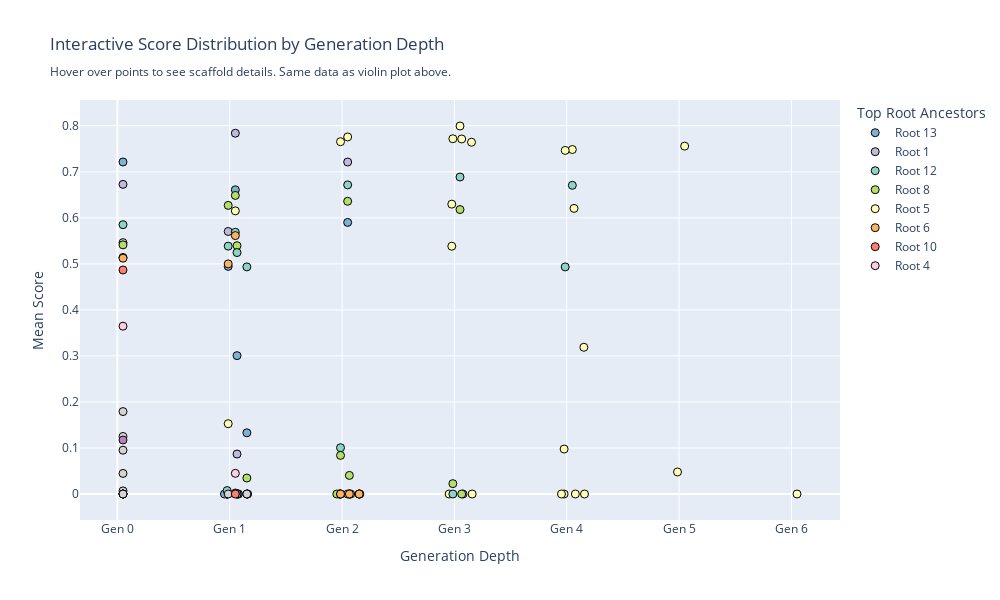

The code cell stored with this chart in its notebook:
### Code cell
# Violin plot with matplotlib + plotly overlay - CONFIGURABLE PARAMETERS
VIOLIN_WIDTH = 16             # Plot width
VIOLIN_HEIGHT = 10            # Plot height  
SCATTER_SIZE = 30             # Size of scatter points
SCATTER_ALPHA = 0.8           # Transparency of scatter points
JITTER_STRENGTH = 0.1         # Amount of horizontal jitter for scatter points
VIOLIN_ALPHA = 0.6            # Transparency of violin plots

# Create matplotlib violin plot (looks better)
fig_mpl, ax_mpl = plt.subplots(1, 1, figsize=(VIOLIN_WIDTH, VIOLIN_HEIGHT))

# Create violin plot with matplotlib
violin_data_by_gen = [plot_df[plot_df['generation'] == gen]['score'].values 
                      for gen in sorted(plot_df['generation'].unique())]
positions = list(sorted(plot_df['generation'].unique()))

parts = ax_mpl.violinplot(violin_data_by_gen, positions=positions, 
                         widths=0.7, showmeans=True, showmedians=True)

# Color the violin plots
for pc in parts['bodies']:
    pc.set_facecolor('lightblue')
    pc.set_alpha(VIOLIN_ALPHA)

# Add scatter plot overlay with jitter
np.random.seed(42)  # For reproducible jitter
for gen in sorted(plot_df['generation'].unique()):
    gen_data = plot_df[plot_df['generation'] == gen]
    
    for root in gen_data['root'].unique():
        root_data = gen_data[gen_data['root'] == root]
        
        # Get color for this root (from earlier color mapping)
        if root in root_colors:
            color = root_colors[root]
        else:
            color = 'lightgray'
        
        # Add jitter to x-position
        x_jitter = np.random.normal(gen, JITTER_STRENGTH, len(root_data))
        
        ax_mpl.scatter(x_jitter, root_data['score'], 
                      color=color, 
                      alpha=SCATTER_ALPHA, 
                      s=SCATTER_SIZE, 
                      label=f'Root {root}' if gen == 0 and root in top_roots[:8] else '',
                      edgecolors='black', 
                      linewidth=0.5)

# Formatting matplotlib plot
ax_mpl.set_xlabel('Generation Depth', fontsize=14)
ax_mpl.set_ylabel('Score', fontsize=14)
ax_mpl.set_title('Score Distribution by Generation Depth\n(Violin plots + scatter colored by root ancestor)', 
                fontsize=16, fontweight='bold')

# Set x-axis ticks
generations = sorted(plot_df['generation'].unique())
ax_mpl.set_xticks(generations)
ax_mpl.set_xticklabels([f'Gen {g}' for g in generations])
ax_mpl.grid(True, alpha=0.3)

# Create legend for top roots only
legend_elements = []
for root in top_roots[:8]:
    legend_elements.append(plt.Line2D([0], [0], marker='o', color='w', 
                                     markerfacecolor=root_colors[root], 
                                     markersize=8, label=f'Root {root}'))

ax_mpl.legend(handles=legend_elements, loc='upper right', fontsize=10, 
             title='Top Root Ancestors', title_fontsize=12)

plt.tight_layout()
plt.show()

# Now create a plotly version for hover interactivity
fig_plotly = go.Figure()

# Add scatter points with hover for each generation/root combination
for gen in sorted(plot_df['generation'].unique()):
    gen_data = plot_df[plot_df['generation'] == gen]
    
    for root in gen_data['root'].unique():
        root_data = gen_data[gen_data['root'] == root]
        
        # Get color for this root
        if root in plotly_root_colors:
            color = plotly_root_colors[root]
        else:
            color = 'lightgray'
        
        # Add jitter to x-position (same seed for consistency)
        np.random.seed(42)
        x_jitter = np.random.normal(gen, JITTER_STRENGTH, len(root_data))
        
        # Create hover text
        hover_text = [f"Scaffold: {row['scaffold_id']}<br>"
                     f"Score: {row['score']:.4f}<br>"
                     f"Root: {row['root']}<br>"
                     f"Generation: {row['generation']}"
                     for _, row in root_data.iterrows()]
        
        show_in_legend = bool(gen == 0 and root in top_roots[:8])
        
        fig_plotly.add_trace(go.Scatter(
            x=x_jitter,
            y=root_data['score'],
            mode='markers',
            marker=dict(
                color=color,
                size=8,
                line=dict(width=1, color='black')
            ),
            name=f'Root {root}' if show_in_legend else '',
            hovertext=hover_text,
            hoverinfo='text',
            showlegend=show_in_legend
        ))

fig_plotly.update_layout(
    title='Interactive Score Distribution by Generation Depth<br><sub>Hover over points to see scaffold details. Same data as violin plot above.</sub>',
    xaxis_title='Generation Depth',
    yaxis_title='Mean Score',
    width=1000,
    height=600,
    showlegend=True,
    legend=dict(title='Top Root Ancestors'),
    xaxis=dict(tickmode='array', 
               tickvals=generations, 
               ticktext=[f'Gen {g}' for g in generations])
)

fig_plotly.show()

# Print statistics by generation
print("\nScore statistics by generation:")
generation_stats = plot_df.groupby('generation')['score'].agg(['count', 'mean', 'std', 'min', 'max'])
print(generation_stats)

### Figure 1 — Plotly figure (JSON) as saved in the notebook; plotly's stock layout.template omitted (floating-point values rounded to 4 significant figures)
{"data": [{"hoverinfo": "text", "hovertext": ["Scaffold: 13<br>Score: 0.7214<br>Root: 13<br>Generation: 0"], "marker": {"color": "rgb(128,177,211)", "line": {"color": "black", "width": 1}, "size": 8}, "mode": "markers", "name": "Root 13", "showlegend": true, "type": "scatter", "x": [0.04967], "y": [0.7214]}, {"hoverinfo": "text", "hovertext": ["Scaffold: 1<br>Score: 0.6728<br>Root: 1<br>Generation: 0"], "marker": {"color": "rgb(190,186,218)", "line": {"color": "black", "width": 1}, "size": 8}, "mode": "markers", "name": "Root 1", "showlegend": true, "type": "scatter", "x": [0.04967], "y": [0.6728]}, {"hoverinfo": "text", "hovertext": ["Scaffold: 12<br>Score: 0.5852<br>Root: 12<br>Generation: 0"], "marker": {"color": "rgb(141,211,199)", "line": {"color": "black", "width": 1}, "size": 8}, "mode": "markers", "name": "Root 12", "showlegend": true, "type": "scatter", "x": [0.04967], "y": [0.5852]}, {"hoverinfo": "text", "hovertext": ["Scaffold: 11<br>Score: 0.5462<br>Root: 11<br>Generation: 0"], "marker": {"color": "lightgray", "line": {"color": "black", "width": 1}, "size": 8}, "mode": "markers", "name": "", "showlegend": false, "type": "scatter", "x": [0.04967], "y": [0.5462]}, {"hoverinfo": "text", "hovertext": ["Scaffold: 8<br>Score: 0.5414<br>Root: 8<br>Generation: 0"], "marker": {"color": "rgb(179,222,105)", "line": {"color": "black", "width": 1}, "size": 8}, "mode": "markers", "name": "Root 8", "showlegend": true, "type": "scatter", "x": [0.04967], "y": [0.5414]}, {"hoverinfo": "text", "hovertext": ["Scaffold: 5<br>Score: 0.5140<br>Root: 5<br>Generation: 0"], "marker": {"color": "rgb(255,255,179)", "line": {"color": "black", "width": 1}, "size": 8}, "mode": "markers", "name": "Root 5", "showlegend": true, "type": "scatter", "x": [0.04967], "y": [0.514]}, {"hoverinfo": "text", "hovertext": ["Scaffold: 6<br>Score: 0.5124<br>Root: 6<br>Generation: 0"], "marker": {"color": "rgb(253,180,98)", "line": {"color": "black", "width": 1}, "size": 8}, "mode": "markers", "name": "Root 6", "showlegend": true, "type": "scatter", "x": [0.04967], "y": [0.5124]}, {"hoverinfo": "text", "hovertext": ["Scaffold: 10<br>Score: 0.4868<br>Root: 10<br>Generation: 0"], "marker": {"color": "rgb(251,128,114)", "line": {"color": "black", "width": 1}, "size": 8}, "mode": "markers", "name": "Root 10", "showlegend": true, "type": "scatter", "x": [0.04967], "y": [0.4868]}, {"hoverinfo": "text", "hovertext": ["Scaffold: 4<br>Score: 0.3646<br>Root: 4<br>Generation: 0"], "marker": {"color": "rgb(252,205,229)", "line": {"color": "black", "width": 1}, "size": 8}, "mode": "markers", "name": "Root 4", "showlegend": true, "type": "scatter", "x": [0.04967], "y": [0.3646]}, {"hoverinfo": "text", "hovertext": ["Scaffold: 0<br>Score: 0.1791<br>Root: 0<br>Generation: 0"], "marker": {"color": "lightgray", "line": {"color": "black", "width": 1}, "size": 8}, "mode": "markers", "name": "", "showlegend": false, "type": "scatter", "x": [0.04967], "y": [0.1791]}, {"hoverinfo": "text", "hovertext": ["Scaffold: 7<br>Score: 0.1250<br>Root: 7<br>Generation: 0"], "marker": {"color": "rgb(217,217,217)", "line": {"color": "black", "width": 1}, "size": 8}, "mode": "markers", "name": "", "showlegend": false, "type": "scatter", "x": [0.04967], "y": [0.125]}, {"hoverinfo": "text", "hovertext": ["Scaffold: 18<br>Score: 0.1173<br>Root: 18<br>Generation: 0"], "marker": {"color": "rgb(188,128,189)", "line": {"color": "black", "width": 1}, "size": 8}, "mode": "markers", "name": "", "showlegend": false, "type": "scatter", "x": [0.04967], "y": [0.1173]}, {"hoverinfo": "text", "hovertext": ["Scaffold: 19<br>Score: 0.0952<br>Root: 19<br>Generation: 0"], "marker": {"color": "lightgray", "line": {"color": "black", "width": 1}, "size": 8}, "mode": "markers", "name": "", "showlegend": false, "type": "scatter", "x": [0.04967], "y": [0.09519]}, {"hoverinfo": "text", "hovertext": ["Scaffold: 17<br>Score: 0.0447<br>Root: 17<br>Generation: 0"], "marker": {"color": "lightgray", "line": {"color": "black", "width": 1}, "size": 8}, "mode": "markers", "name": "", "showlegend": false, "type": "scatter", "x": [0.04967], "y": [0.0447]}, {"hoverinfo": "text", "hovertext": ["Scaffold: 15<br>Score: 0.0067<br>Root: 15<br>Generation: 0"], "marker": {"color": "lightgray", "line": {"color": "black", "width": 1}, "size": 8}, "mode": "markers", "name": "", "showlegend": false, "type": "scatter", "x": [0.04967], "y": [0.00674]}, {"hoverinfo": "text", "hovertext": ["Scaffold: 9<br>Score: 0.0000<br>Root: 9<br>Generation: 0"], "marker": {"color": "lightgray", "line": {"color": "black", "width": 1}, "size": 8}, "mode": "markers", "name": "", "showlegend": false, "type": "scatter", "x": [0.04967], "y": [0.0]}, {"hoverinfo": "text", "hovertext": ["Scaffold: 14<br>Score: 0.0000<br>Root: 14<br>Generation: 0"], "marker": {"color": "lightgray", "line": {"color": "black", "width": 1}, "size": 8}, "mode": "markers", "name": "", "showlegend": false, "type": "scatter", "x": [0.04967], "y": [0.0]}, {"hoverinfo": "text", "hovertext": ["Scaffold: 16<br>Score: 0.0000<br>Root: 16<br>Generation: 0"], "marker": {"color": "lightgray", "line": {"color": "black", "width": 1}, "size": 8}, "mode": "markers", "name": "", "showlegend": false, "type": "scatter", "x": [0.04967], "y": [0.0]}, {"hoverinfo": "text", "hovertext": ["Scaffold: 2<br>Score: 0.0000<br>Root: 2<br>Generation: 0"], "marker": {"color": "lightgray", "line": {"color": "black", "width": 1}, "size": 8}, "mode": "markers", "name": "", "showlegend": false, "type": "scatter", "x": [0.04967], "y": [0.0]}, {"hoverinfo": "text", "hovertext": ["Scaffold: 3<br>Score: 0.0000<br>Root: 3<br>Generation: 0"], "marker": {"color": "lightgray", "line": {"color": "black", "width": 1}, "size": 8}, "mode": "markers", "name": "", "showlegend": false, "type": "scatter", "x": [0.04967], "y": [0.0]}, {"hoverinfo": "text", "hovertext": ["Scaffold: 1-6<br>Score: 0.7839<br>Root: 1<br>Generation: 1", "Scaffold: 1-5<br>Score: 0.5704<br>Root: 1<br>Generation: 1", "Scaffold: 1-7<br>Score: 0.0868<br>Root: 1<br>Generation: 1", "Scaffold: 1-4<br>Score: 0.0000<br>Root: 1<br>Generation: 1", "Scaffold: 1-2<br>Score: 0.0000<br>Root: 1<br>Generation: 1", "Scaffold: 1-3<br>Score: 0.0000<br>Root: 1<br>Generation: 1", "Scaffold: 1-0<br>Score: 0.0000<br>Root: 1<br>Generation: 1", "Scaffold: 1-1<br>Score: 0.0000<br>Root: 1<br>Generation: 1"], "marker": {"color": "rgb(190,186,218)", "line": {"color": "black", "width": 1}, "size": 8}, "mode": "markers", "name": "", "showlegend": false, "type": "scatter", "x": [1.05, 0.9862, 1.065, 1.152, 0.9766, 0.9766, 1.158, 1.077], "y": [0.7839, 0.5704, 0.08679, 0.0, 0.0, 0.0, 0.0, 0.0]}, {"hoverinfo": "text", "hovertext": ["Scaffold: 13-4<br>Score: 0.6610<br>Root: 13<br>Generation: 1", "Scaffold: 13-6<br>Score: 0.4945<br>Root: 13<br>Generation: 1", "Scaffold: 13-1<br>Score: 0.3006<br>Root: 13<br>Generation: 1", "Scaffold: 13-8<br>Score: 0.1330<br>Root: 13<br>Generation: 1", "Scaffold: 13-7<br>Score: 0.0000<br>Root: 13<br>Generation: 1", "Scaffold: 13-0<br>Score: 0.0000<br>Root: 13<br>Generation: 1", "Scaffold: 13-3<br>Score: 0.0000<br>Root: 13<br>Generation: 1", "Scaffold: 13-2<br>Score: 0.0000<br>Root: 13<br>Generation: 1", "Scaffold: 13-5<br>Score: 0.0000<br>Root: 13<br>Generation: 1"], "marker": {"color": "rgb(128,177,211)", "line": {"color": "black", "width": 1}, "size": 8}, "mode": "markers", "name": "", "showlegend": false, "type": "scatter", "x": [1.05, 0.9862, 1.065, 1.152, 0.9766, 0.9766, 1.158, 1.077, 0.9531], "y": [0.661, 0.4945, 0.3006, 0.133, 0.0, 0.0, 0.0, 0.0, 0.0]}, {"hoverinfo": "text", "hovertext": ["Scaffold: 8-0<br>Score: 0.6487<br>Root: 8<br>Generation: 1", "Scaffold: 8-3<br>Score: 0.6271<br>Root: 8<br>Generation: 1", "Scaffold: 8-2<br>Score: 0.5395<br>Root: 8<br>Generation: 1", "Scaffold: 8-1<br>Score: 0.0347<br>Root: 8<br>Generation: 1"], "marker": {"color": "rgb(179,222,105)", "line": {"color": "black", "width": 1}, "size": 8}, "mode": "markers", "name": "", "showlegend": false, "type": "scatter", "x": [1.05, 0.9862, 1.065, 1.152], "y": [0.6487, 0.6271, 0.5395, 0.03468]}, {"hoverinfo": "text", "hovertext": ["Scaffold: 5-1<br>Score: 0.6152<br>Root: 5<br>Generation: 1", "Scaffold: 5-0<br>Score: 0.1528<br>Root: 5<br>Generation: 1", "Scaffold: 5-2<br>Score: 0.0000<br>Root: 5<br>Generation: 1"], "marker": {"color": "rgb(255,255,179)", "line": {"color": "black", "width": 1}, "size": 8}, "mode": "markers", "name": "", "showlegend": false, "type": "scatter", "x": [1.05, 0.9862, 1.065], "y": [0.6152, 0.1528, 0.0]}, {"hoverinfo": "text", "hovertext": ["Scaffold: 12-0<br>Score: 0.5687<br>Root: 12<br>Generation: 1", "Scaffold: 12-4<br>Score: 0.5385<br>Root: 12<br>Generation: 1", "Scaffold: 12-3<br>Score: 0.5246<br>Root: 12<br>Generation: 1", "Scaffold: 12-2<br>Score: 0.4935<br>Root: 12<br>Generation: 1", "Scaffold: 12-1<br>Score: 0.0074<br>Root: 12<br>Generation: 1"], "marker": {"color": "rgb(141,211,199)", "line": {"color": "black", "width": 1}, "size": 8}, "mode": "markers", "name": "", "showlegend": false, "type": "scatter", "x": [1.05, 0.9862, 1.065, 1.152, 0.9766], "y": [0.5687, 0.5385, 0.5246, 0.4935, 0.007441]}, {"hoverinfo": "text", "hovertext": ["Scaffold: 6-1<br>Score: 0.5615<br>Root: 6<br>Generation: 1", "Scaffold: 6-0<br>Score: 0.5000<br>Root: 6<br>Generation: 1"], "marker": {"color": "rgb(253,180,98)", "line": {"color": "black", "width": 1}, "size": 8}, "mode": "markers", "name": "", "showlegend": false, "type": "scatter", "x": [1.05, 0.9862], "y": [0.5615, 0.5]}, {"hoverinfo": "text", "hovertext": ["Scaffold: 4-0<br>Score: 0.0449<br>Root: 4<br>Generation: 1"], "marker": {"color": "rgb(252,205,229)", "line": {"color": "black", "width": 1}, "size": 8}, "mode": "markers", "name": "", "showlegend": false, "type": "scatter", "x": [1.05], "y": [0.04488]}, {"hoverinfo": "text", "hovertext": ["Scaffold: 11-2<br>Score: 0.0021<br>Root: 11<br>Generation: 1", "Scaffold: 11-1<br>Score: 0.0000<br>Root: 11<br>Generation: 1", "Scaffold: 11-0<br>Score: 0.0000<br>Root: 11<br>Generation: 1", "Scaffold: 11-3<br>Score: 0.0000<br>Root: 11<br>Generation: 1"], "marker": {"color": "lightgray", "line": {"color": "black", "width": 1}, "size": 8}, "mode": "markers", "name": "", "showlegend": false, "type": "scatter", "x": [1.05, 0.9862, 1.065, 1.152], "y": [0.002139, 0.0, 0.0, 0.0]}, {"hoverinfo": "text", "hovertext": ["Scaffold: 0-0<br>Score: 0.0011<br>Root: 0<br>Generation: 1"], "marker": {"color": "lightgray", "line": {"color": "black", "width": 1}, "size": 8}, "mode": "markers", "name": "", "showlegend": false, "type": "scatter", "x": [1.05], "y": [0.00107]}, {"hoverinfo": "text", "hovertext": ["Scaffold: 10-0<br>Score: 0.0000<br>Root: 10<br>Generation: 1"], "marker": {"color": "rgb(251,128,114)", "line": {"color": "black", "width": 1}, "size": 8}, "mode": "markers", "name": "", "showlegend": false, "type": "scatter", "x": [1.05], "y": [0.0]}, {"hoverinfo": "text", "hovertext": ["Scaffold: 5-1-1<br>Score: 0.7758<br>Root: 5<br>Generation: 2", "Scaffold: 5-1-2<br>Score: 0.7655<br>Root: 5<br>Generation: 2", "Scaffold: 5-1-0<br>Score: 0.0000<br>Root: 5<br>Generation: 2"], "marker": {"color": "rgb(255,255,179)", "line": {"color": "black", "width": 1}, "size": 8}, "mode": "markers", "name": "", "showlegend": false, "type": "scatter", "x": [2.05, 1.986, 2.065], "y": [0.7758, 0.7655, 0.0]}, {"hoverinfo": "text", "hovertext": ["Scaffold: 1-6-1<br>Score: 0.7213<br>Root: 1<br>Generation: 2", "Scaffold: 1-6-0<br>Score: 0.0000<br>Root: 1<br>Generation: 2"], "marker": {"color": "rgb(190,186,218)", "line": {"color": "black", "width": 1}, "size": 8}, "mode": "markers", "name": "", "showlegend": false, "type": "scatter", "x": [2.05, 1.986], "y": [0.7213, 0.0]}, {"hoverinfo": "text", "hovertext": ["Scaffold: 12-0-3<br>Score: 0.6716<br>Root: 12<br>Generation: 2", "Scaffold: 12-0-1<br>Score: 0.1005<br>Root: 12<br>Generation: 2", "Scaffold: 12-0-2<br>Score: 0.0000<br>Root: 12<br>Generation: 2", "Scaffold: 12-0-0<br>Score: 0.0000<br>Root: 12<br>Generation: 2"], "marker": {"color": "rgb(141,211,199)", "line": {"color": "black", "width": 1}, "size": 8}, "mode": "markers", "name": "", "showlegend": false, "type": "scatter", "x": [2.05, 1.986, 2.065, 2.152], "y": [0.6716, 0.1005, 0.0, 0.0]}, {"hoverinfo": "text", "hovertext": ["Scaffold: 8-2-0<br>Score: 0.6360<br>Root: 8<br>Generation: 2", "Scaffold: 8-0-0<br>Score: 0.0838<br>Root: 8<br>Generation: 2", "Scaffold: 8-0-2<br>Score: 0.0404<br>Root: 8<br>Generation: 2", "Scaffold: 8-0-1<br>Score: 0.0000<br>Root: 8<br>Generation: 2", "Scaffold: 8-0-5<br>Score: 0.0000<br>Root: 8<br>Generation: 2", "Scaffold: 8-3-1<br>Score: 0.0000<br>Root: 8<br>Generation: 2", "Scaffold: 8-0-3<br>Score: 0.0000<br>Root: 8<br>Generation: 2", "Scaffold: 8-0-4<br>Score: 0.0000<br>Root: 8<br>Generation: 2", "Scaffold: 8-3-0<br>Score: 0.0000<br>Root: 8<br>Generation: 2"], "marker": {"color": "rgb(179,222,105)", "line": {"color": "black", "width": 1}, "size": 8}, "mode": "markers", "name": "", "showlegend": false, "type": "scatter", "x": [2.05, 1.986, 2.065, 2.152, 1.977, 1.977, 2.158, 2.077, 1.953], "y": [0.636, 0.08384, 0.04038, 0.0, 0.0, 0.0, 0.0, 0.0, 0.0]}, {"hoverinfo": "text", "hovertext": ["Scaffold: 13-4-0<br>Score: 0.5901<br>Root: 13<br>Generation: 2", "Scaffold: 13-4-1<br>Score: 0.0000<br>Root: 13<br>Generation: 2"], "marker": {"color": "rgb(128,177,211)", "line": {"color": "black", "width": 1}, "size": 8}, "mode": "markers", "name": "", "showlegend": false, "type": "scatter", "x": [2.05, 1.986], "y": [0.5901, 0.0]}, {"hoverinfo": "text", "hovertext": ["Scaffold: 6-0-0<br>Score: 0.0000<br>Root: 6<br>Generation: 2", "Scaffold: 6-1-1<br>Score: 0.0000<br>Root: 6<br>Generation: 2", "Scaffold: 6-1-2<br>Score: 0.0000<br>Root: 6<br>Generation: 2", "Scaffold: 6-1-0<br>Score: 0.0000<br>Root: 6<br>Generation: 2"], "marker": {"color": "rgb(253,180,98)", "line": {"color": "black", "width": 1}, "size": 8}, "mode": "markers", "name": "", "showlegend": false, "type": "scatter", "x": [2.05, 1.986, 2.065, 2.152], "y": [0.0, 0.0, 0.0, 0.0]}, {"hoverinfo": "text", "hovertext": ["Scaffold: 5-1-2-0<br>Score: 0.7996<br>Root: 5<br>Generation: 3", "Scaffold: 5-1-2-1<br>Score: 0.7719<br>Root: 5<br>Generation: 3", "Scaffold: 5-1-1-0<br>Score: 0.7714<br>Root: 5<br>Generation: 3", "Scaffold: 5-1-1-4<br>Score: 0.7643<br>Root: 5<br>Generation: 3", "Scaffold: 5-1-1-2<br>Score: 0.6298<br>Root: 5<br>Generation: 3", "Scaffold: 5-1-2-2<br>Score: 0.5383<br>Root: 5<br>Generation: 3", "Scaffold: 5-1-2-3<br>Score: 0.0000<br>Root: 5<br>Generation: 3", "Scaffold: 5-1-1-3<br>Score: 0.0000<br>Root: 5<br>Generation: 3", "Scaffold: 5-1-1-1<br>Score: 0.0000<br>Root: 5<br>Generation: 3"], "marker": {"color": "rgb(255,255,179)", "line": {"color": "black", "width": 1}, "size": 8}, "mode": "markers", "name": "", "showlegend": false, "type": "scatter", "x": [3.05, 2.986, 3.065, 3.152, 2.977, 2.977, 3.158, 3.077, 2.953], "y": [0.7996, 0.7719, 0.7714, 0.7643, 0.6298, 0.5383, 0.0, 0.0, 0.0]}, {"hoverinfo": "text", "hovertext": ["Scaffold: 12-0-3-1<br>Score: 0.6887<br>Root: 12<br>Generation: 3", "Scaffold: 12-0-3-0<br>Score: 0.0000<br>Root: 12<br>Generation: 3"], "marker": {"color": "rgb(141,211,199)", "line": {"color": "black", "width": 1}, "size": 8}, "mode": "markers", "name": "", "showlegend": false, "type": "scatter", "x": [3.05, 2.986], "y": [0.6887, 0.0]}, {"hoverinfo": "text", "hovertext": ["Scaffold: 8-2-0-2<br>Score: 0.6180<br>Root: 8<br>Generation: 3", "Scaffold: 8-2-0-0<br>Score: 0.0225<br>Root: 8<br>Generation: 3", "Scaffold: 8-2-0-1<br>Score: 0.0000<br>Root: 8<br>Generation: 3"], "marker": {"color": "rgb(179,222,105)", "line": {"color": "black", "width": 1}, "size": 8}, "mode": "markers", "name": "", "showlegend": false, "type": "scatter", "x": [3.05, 2.986, 3.065], "y": [0.618, 0.0225, 0.0]}, {"hoverinfo": "text", "hovertext": ["Scaffold: 5-1-2-0-0<br>Score: 0.7485<br>Root: 5<br>Generation: 4", "Scaffold: 5-1-2-1-1<br>Score: 0.7465<br>Root: 5<br>Generation: 4", "Scaffold: 5-1-1-0-3<br>Score: 0.6205<br>Root: 5<br>Generation: 4", "Scaffold: 5-1-1-0-2<br>Score: 0.3188<br>Root: 5<br>Generation: 4", "Scaffold: 5-1-2-1-0<br>Score: 0.0977<br>Root: 5<br>Generation: 4", "Scaffold: 5-1-2-0-1<br>Score: 0.0000<br>Root: 5<br>Generation: 4", "Scaffold: 5-1-1-0-1<br>Score: 0.0000<br>Root: 5<br>Generation: 4", "Scaffold: 5-1-2-0-2<br>Score: 0.0000<br>Root: 5<br>Generation: 4", "Scaffold: 5-1-1-0-0<br>Score: 0.0000<br>Root: 5<br>Generation: 4"], "marker": {"color": "rgb(255,255,179)", "line": {"color": "black", "width": 1}, "size": 8}, "mode": "markers", "name": "", "showlegend": false, "type": "scatter", "x": [4.05, 3.986, 4.065, 4.152, 3.977, 3.977, 4.158, 4.077, 3.953], "y": [0.7485, 0.7465, 0.6205, 0.3188, 0.0977, 0.0, 0.0, 0.0, 0.0]}, {"hoverinfo": "text", "hovertext": ["Scaffold: 12-0-3-1-0<br>Score: 0.6707<br>Root: 12<br>Generation: 4", "Scaffold: 12-0-3-1-1<br>Score: 0.4934<br>Root: 12<br>Generation: 4"], "marker": {"color": "rgb(141,211,199)", "line": {"color": "black", "width": 1}, "size": 8}, "mode": "markers", "name": "", "showlegend": false, "type": "scatter", "x": [4.05, 3.986], "y": [0.6707, 0.4934]}, {"hoverinfo": "text", "hovertext": ["Scaffold: 5-1-2-0-0-0<br>Score: 0.7559<br>Root: 5<br>Generation: 5", "Scaffold: 5-1-2-0-0-1<br>Score: 0.0479<br>Root: 5<br>Generation: 5"], "marker": {"color": "rgb(255,255,179)", "line": {"color": "black", "width": 1}, "size": 8}, "mode": "markers", "name": "", "showlegend": false, "type": "scatter", "x": [5.05, 4.986], "y": [0.7559, 0.04787]}, {"hoverinfo": "text", "hovertext": ["Scaffold: 5-1-2-0-0-0-0<br>Score: 0.0000<br>Root: 5<br>Generation: 6"], "marker": {"color": "rgb(255,255,179)", "line": {"color": "black", "width": 1}, "size": 8}, "mode": "markers", "name": "", "showlegend": false, "type": "scatter", "x": [6.05], "y": [0.0]}], "layout": {"height": 600, "legend": {"title": {"text": "Top Root Ancestors"}}, "showlegend": true, "title": {"text": "Interactive Score Distribution by Generation Depth<br><sub>Hover over points to see scaffold details. Same data as violin plot above.</sub>"}, "width": 1000, "xaxis": {"tickmode": "array", "ticktext": ["Gen 0", "Gen 1", "Gen 2", "Gen 3", "Gen 4", "Gen 5", "Gen 6"], "tickvals": [0, 1, 2, 3, 4, 5, 6], "title": {"text": "Generation Depth"}}, "yaxis": {"title": {"text": "Mean Score"}}}}
